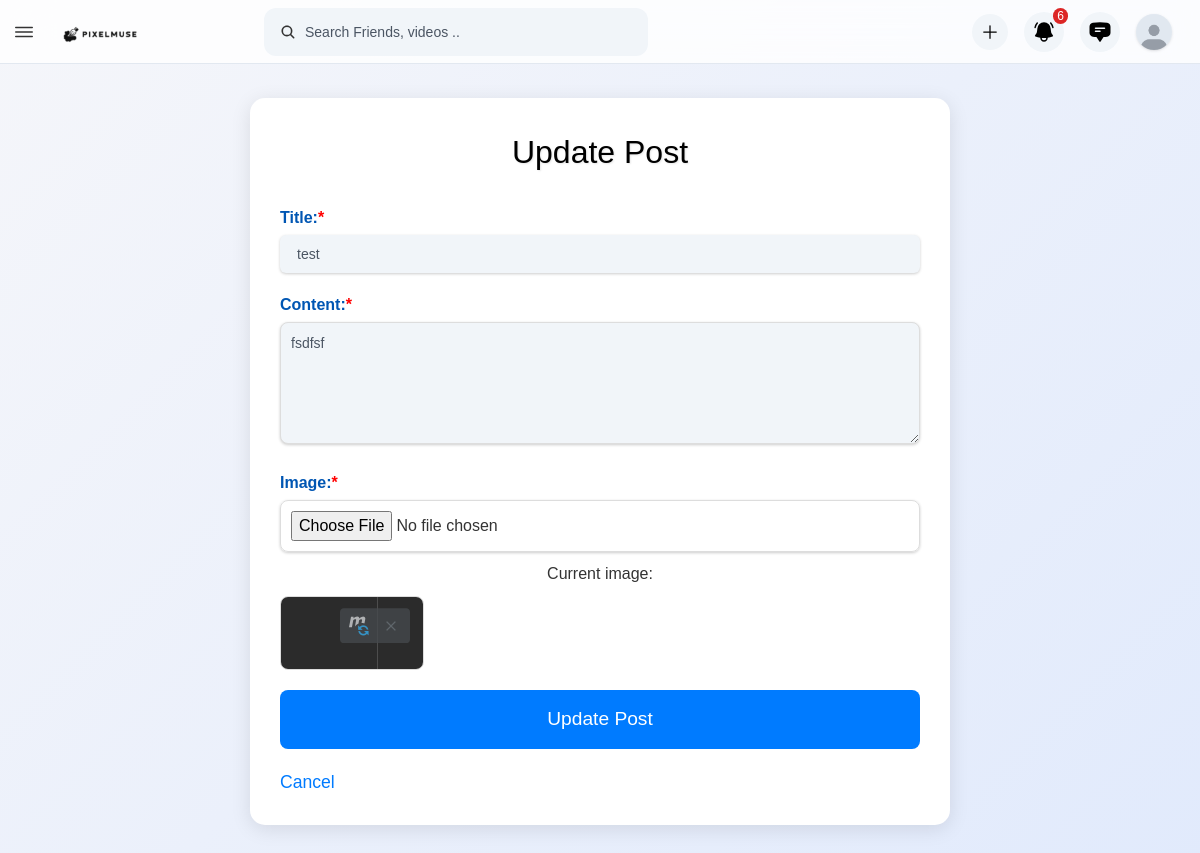
/posts/1/edit/, run on the app's committed database.
### posts/models.py (models this page shows, shortened)
class Post(models.Model):
    author = models.ForeignKey(settings.AUTH_USER_MODEL, on_delete=models.CASCADE, default=1)
    title = models.CharField(max_length=200, blank=False)
    content = models.TextField(blank=False)
    image = models.ImageField(upload_to='post_images/', blank=False, null=True)
    created_at = models.DateTimeField(auto_now_add=True)

### posts/views.py (the view)
# urls.py: path('<int:pk>/edit/', views.post_update, name='post_update'),
def post_update(request, pk):
    post = get_object_or_404(Post, pk=pk)
    if request.method == "POST":
        form = PostForm(request.POST, request.FILES, instance=post)
        if form.is_valid():
            form.save()
            return redirect('post_list')
    else:
        form = PostForm(instance=post)
    return render(request, 'posts/post_update.html', {'post': post, 'form': form})

### posts/forms.py
class PostForm(forms.ModelForm):
    class Meta:
        model = Post
        fields = ['title', 'content', 'image']

### templates/posts/post_update.html (shortened to what this page needs)
{% extends "index.html" %}
{% load static %}
{% block content %}
<!DOCTYPE html>
<html lang="en">
<head>
    <link rel="stylesheet" href="https://cdnjs.cloudflare.com/ajax/libs/font-awesome/5.15.3/css/all.min.css">
    <link rel="stylesheet" href="{% static 'css/posts/edit.css' %}">
</head>
<body>
    <div class="container">
        <h1>Update Post</h1>
        <form method="POST" enctype="multipart/form-data">
            <div class="form-group">
                <label for="title" class="form-label">Title:<span style="color: red;">*</span></label>
                <input type="text" id="title" name="title" class="form-control" value="{{ post.title }}" >
            </div>
            <div class="form-group">
                <label for="content" class="form-label">Content:<span style="color: red;">*</span></label>
                <textarea id="content" name="content" class="form-control" rows="5" >{{ post.content }}</textarea>
            </div>
            <div class="form-group">
                <label for="image" class="form-label">Image:<span style="color: red;">*</span></label>
                <input type="file" id="image" name="image" class="form-control">
                {% if post.image %}
                    <div class="current-image">
                        <p>Current image:</p>
                        <img src="{{ post.image.url }}" alt="Current Post Image" class="img-fluid" style="max-width: 200px; margin-top: 10px;">
                    </div>
                {% endif %}
            </div>
            <button type="submit" class="submit-btn">Update Post</button>
        </form>
        <a href="{% url 'post_list' %}" class="cancel-btn">Cancel</a>
    </div>
</body>
</html>
{% endblock %}

### static/css/posts/edit.css (style rules this page uses)
body { font-family: 'Poppins', sans-serif; background: linear-gradient(135deg, #f5f6fa, #e1eafc); color: #333; margin: 0; padding: 0; }
.container { max-width: 700px; margin: 50px auto; padding: 30px; background: white; border-radius: 15px; box-shadow: 0 4px 20px rgba(0, 0, 0, 0.1); transition: transform 0.3s, box-shadow 0.3s; }
h1 { text-align: center; margin-bottom: 30px; color: #007bff; font-size: 2rem; text-shadow: 1px 1px 2px rgba(0, 0, 0, 0.1); }
.form-group { margin-bottom: 20px; }
.form-label { font-weight: bold; color: #0056b3; margin-bottom: 5px; display: block; }
.form-control { width: 100%; padding: 10px; border-radius: 8px; border: 1px solid #ddd; box-shadow: 0 1px 3px rgba(0, 0, 0, 0.2); transition: border-color 0.3s; }
.current-image { text-align: center; margin-top: 10px; }
.current-image img { max-width: 100%; height: auto; border-radius: 8px; border: 1px solid #ddd; }
.submit-btn { width: 100%; padding: 15px; background-color: #007bff; color: white; border: none; border-radius: 8px; font-size: 1.2rem; cursor: pointer; transition: background-color 0.3s, transform 0.3s; }
.back-link, .cancel-btn { display: inline-block; margin-top: 20px; text-decoration: none; color: #007bff; font-size: 1.1rem; transition: color 0.3s; }

### data on the page
Post: title "test", content "fsdfsf", image (picture)
